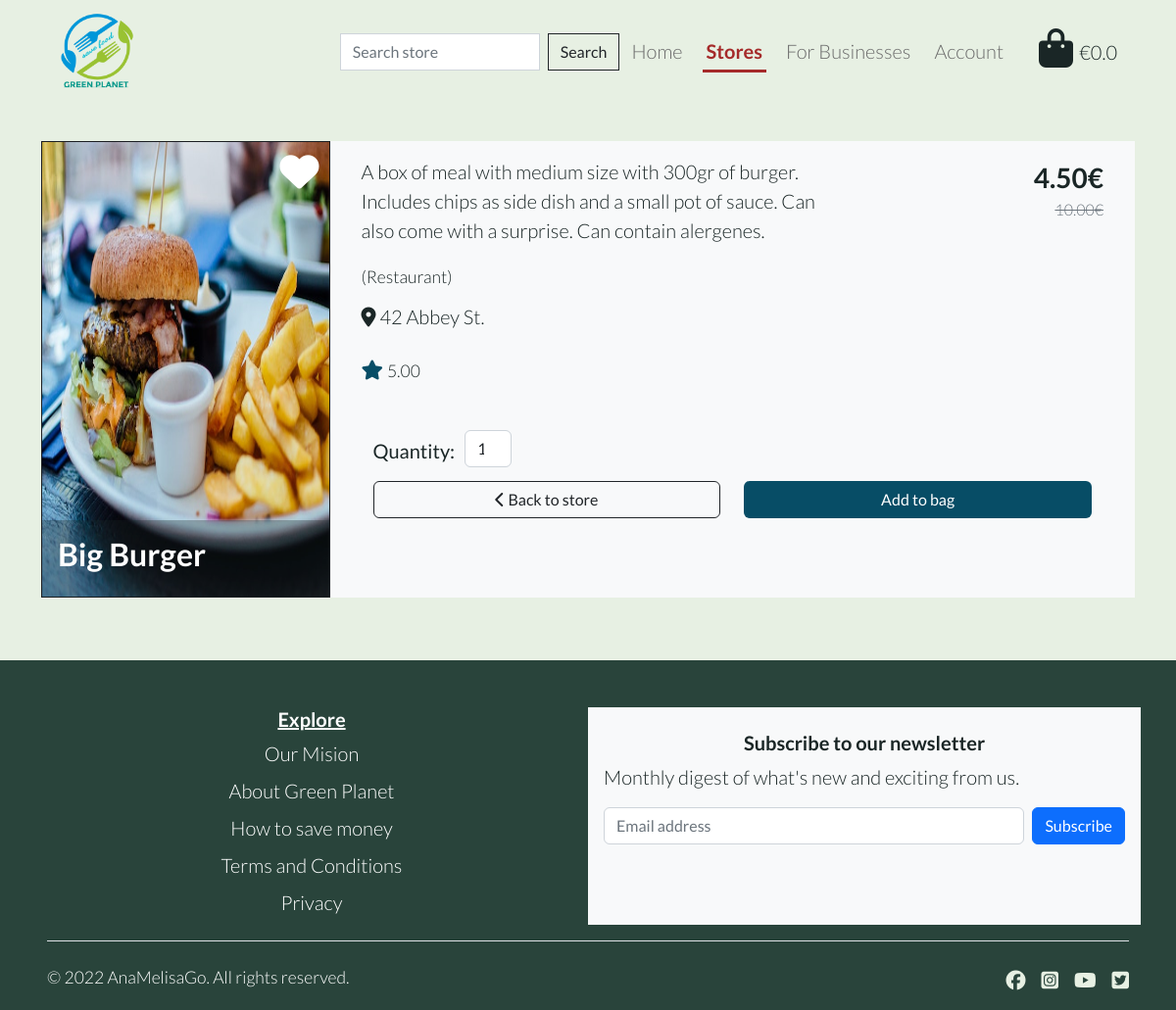
The page /stores/detail_store/1/ on the database as committed earlier.
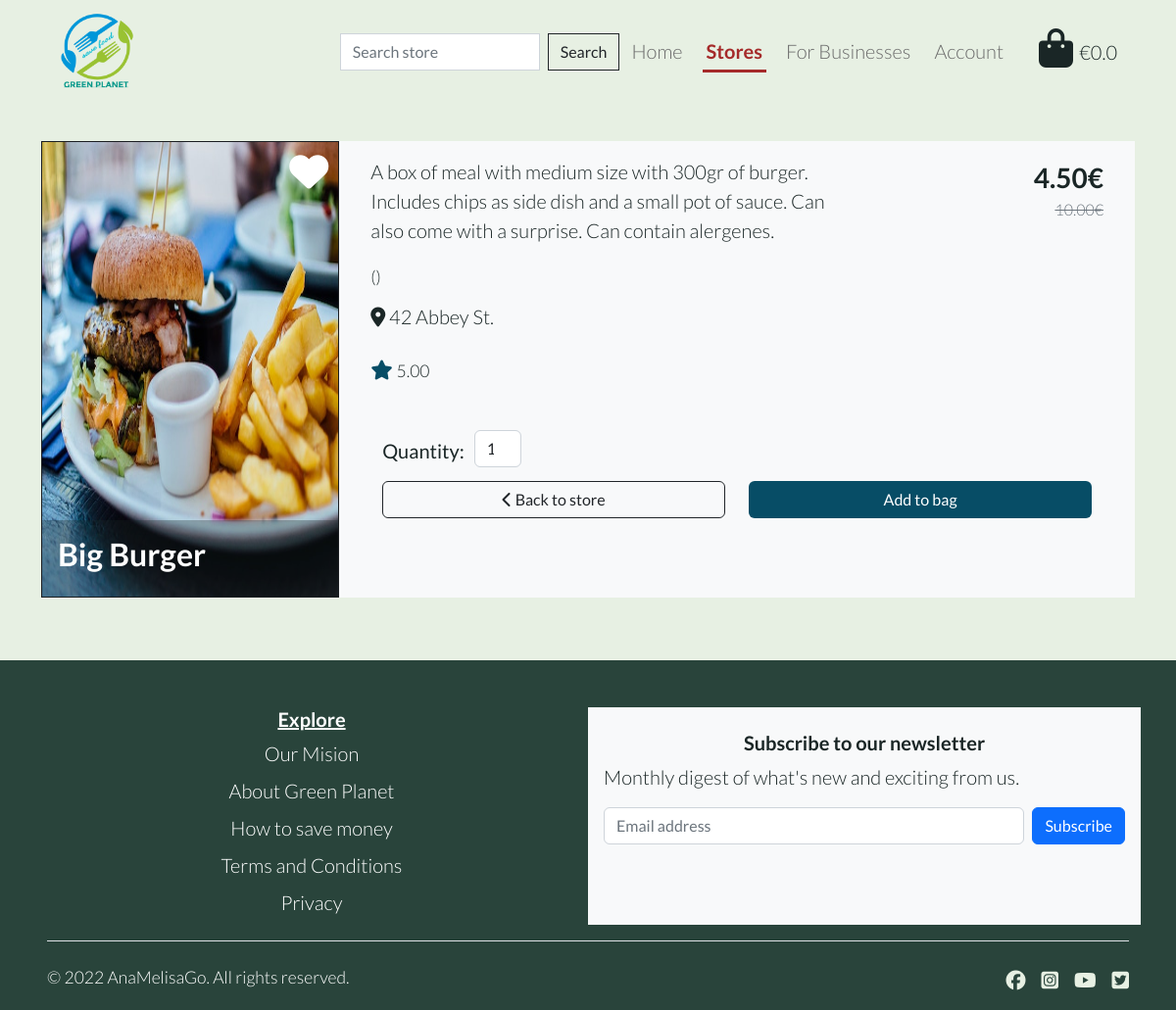
The same page on the database as committed later.
### store/models.py (models this page shows, shortened)
class Store(models.Model):
    business_type = models.ForeignKey(
        'BusinessType', null=True, blank=True, on_delete=models.SET_NULL
    )
    store_name = models.CharField(max_length=255)
    details = models.TextField()
    address = models.TextField()
    original_price = models.DecimalField(max_digits=6, decimal_places=2)
    price = models.DecimalField(max_digits=6, decimal_places=2)
    rating = models.DecimalField(
        max_digits=6, decimal_places=2, null=True, blank=True
    )
    favourites = models.ManyToManyField(
        User, related_name='favourite', default=None, blank=True
    )
    image = models.ImageField(null=True, blank=True)
    def __str__(self):
        return self.store_name

class BusinessType(models.Model):
    name = models.CharField(max_length=255)
    friendly_name = models.CharField(max_length=255, null=True, blank=True)

### store/views.py (the view)
def store_detail(request, store_id):
    store = get_object_or_404(Store, pk=store_id)
    context = {
        'stores': 'active',
        'store': store,
    }
    return render(request, 'stores/store_detail.html', context)

### bag/contexts.py (called while the page is built, shortened)
def bag_contents(request):
    bag_items = []
    grand_total = 0
    bag = request.session.get('bag', {})
    context = {
        'bag_items': bag_items,
        'grand_total': grand_total,
    }
    return context

### store/templates/stores/store_detail.html (shortened to what this page needs)
{% extends "base.html" %}
{% load static %}
{% block content %}
<div class="container py-3 mb-5 d-lg-flex justify-content-center">
    <div class="card text-bg-dark rounded-0">
        <a class="hvr-icon-grow" href="#">
            <i class="fas fa-heart add-favourite fs-1 text-white hvr-icon"></i>
        </a>
        {% if store.image %}
        <a href="{{ store.image.url }}" target="_blank">
            <img src="{{ store.image.url }}" class="image-detail" alt="{{ store.store_name }}">
        </a>
        {% else %}
        <a href="{{ MEDIA_URL }}no-image.jpg" target="_blank">
            <img src="{{ MEDIA_URL }}no-image.jpg" class="image-detail" alt="{{ store.store_name }}">
        </a>
        {% endif %}
        <div class="card-image-overlay">
            <h2 class="card-title fw-bold">{{ store.store_name }}</h2>
        </div>
    </div>
    <div class="bg-light px-lg-3">
        <div class="row p-3">
            <div class="col-md-8 col-12 mb-1">
                <div class="row">
                    <div class="col-12">
                        <p>{{ store.details }}</p>
                    </div>
                    <div class="col-12">
                        <small>({{ store.business_type.friendly_name }})</small>
                    </div>
                </div>
            </div>
            <div class="col-md-4 col-12">
                <div class="row">
                    <div class="col-12">
                        <p class="fw-bold text-md-end mb-0 fs-3">{{ store.price }}€</p>
                    </div>
                    <div class="col-12">
                        <p class="text-decoration-line-through text-md-end text-muted fs-6">{{ store.original_price }}€</p>
                    </div>
                </div>
            </div>
            <div class="row">
                <div class="col-12 my-2">
                    <p><i class="fas fa-map-marker-alt"></i> {{ store.address }}</p>
                </div>
                <div class="col-12">
                    <p><i class="fas fa-star text-dark-ocean"></i> <small>{{ store.rating }}</small></p>
                </div>
            </div>
        </div>
        <form action="{% url 'add_item' store.id %}" method="POST">
            <div class="row pb-3 mx-3 mt-lg-1">
                <div class="col-12 d-flex">
                    <p class="mt-3"><strong>Quantity:</strong></p>
                    <div class="form-group w-50">
                        <div class="input-group">
                            <input class="form-control quantity-input" type="number" name="quantity" value="1"
                                data-item_id="{{ store.id }}" id="id_qty_{{ store.id }}">
                        </div>
                    </div>
                </div>
                <div class="d-grid col-6 mx-auto">
                    <a href="{% url 'all_stores' %}" class="btn btn-outline-dark">
                        <span><i class="fas fa-chevron-left"></i></span>
                        <span>Back to store</span>
                    </a>
                </div>
                <div class="d-grid col-6 mx-auto">
                    <input type="submit" class="btn btn-dark-ocean" value="Add to bag">
                </div>
            </div>
        </form>
    </div>
</div>
{% endblock %}

Rows that differ between the two databases and show on the page:
changed Store "Big Burger": business_type.friendly_name "Restaurant" → (not shown)
